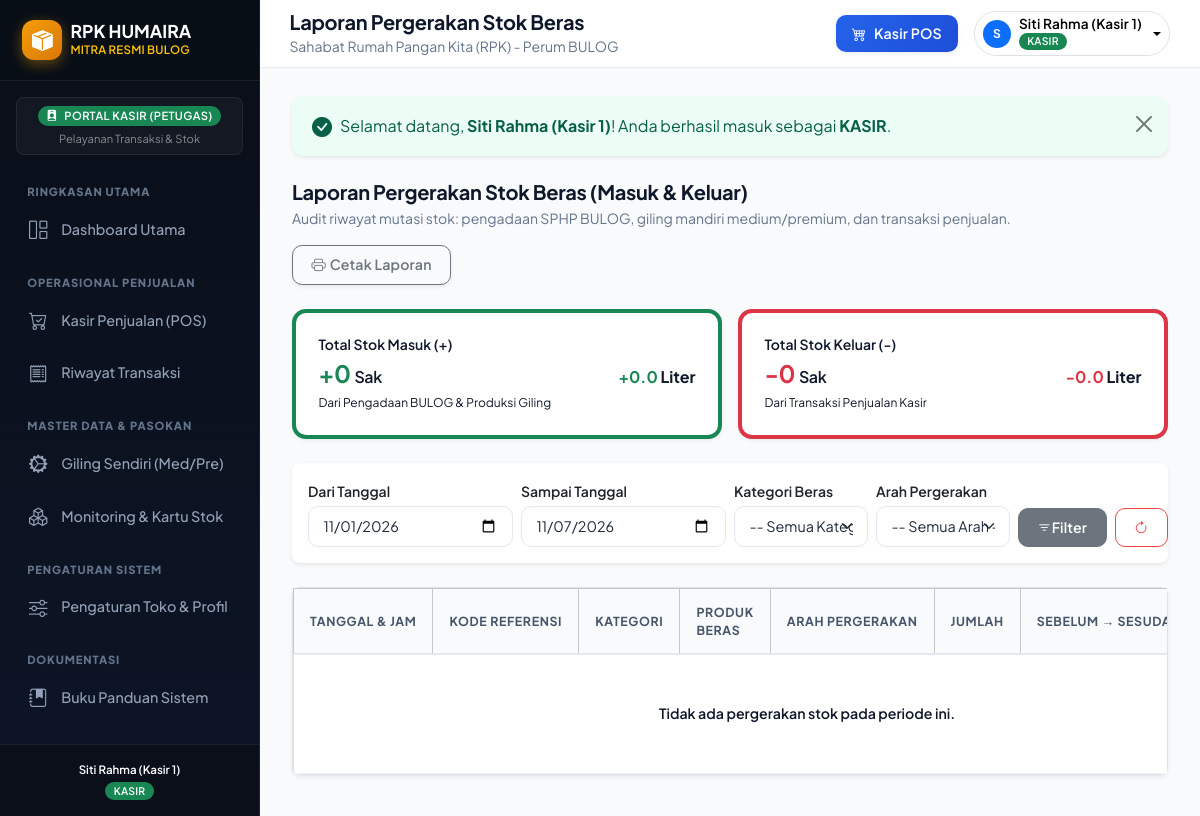
The app's page /modules/laporan/stok.php (signed in) with its own data.
### tables this page shows
CREATE TABLE `app_menu` (
  `id_menu` INT AUTO_INCREMENT PRIMARY KEY,
  `kode_menu` VARCHAR(50) NOT NULL UNIQUE,
  `nama_menu` VARCHAR(100) NOT NULL,
  `url` VARCHAR(255) NOT NULL,
  `icon` VARCHAR(50) NOT NULL DEFAULT 'bi-link-45deg',
  `kategori` VARCHAR(50) NOT NULL DEFAULT 'Lainnya',
  `urutan` INT NOT NULL DEFAULT 0,
  `akses_pemilik` TINYINT(1) NOT NULL DEFAULT 1,
  `akses_kasir` TINYINT(1) NOT NULL DEFAULT 0,
  `is_bawaan` TINYINT(1) NOT NULL DEFAULT 0,
  `is_active` TINYINT(1) NOT NULL DEFAULT 1,
  `created_at` TIMESTAMP DEFAULT CURRENT_TIMESTAMP
);

CREATE TABLE `users` (
  `id_user` INT AUTO_INCREMENT PRIMARY KEY,
  `username` VARCHAR(50) NOT NULL UNIQUE,
  `password` VARCHAR(255) NOT NULL,
  `nama_lengkap` VARCHAR(100) NOT NULL,
  `role` ENUM('pemilik', 'kasir') NOT NULL DEFAULT 'kasir',
  `no_hp` VARCHAR(25) NULL,
  `is_active` TINYINT(1) NOT NULL DEFAULT 1,
  `created_at` TIMESTAMP DEFAULT CURRENT_TIMESTAMP
);

CREATE TABLE `pengaturan` (
  `id` INT AUTO_INCREMENT PRIMARY KEY,
  `nama_toko` VARCHAR(100) NOT NULL DEFAULT 'RPK Humaira',
  `mitra` VARCHAR(100) NOT NULL DEFAULT 'Rumah Pangan Kita - Perum BULOG',
  `alamat` TEXT NOT NULL,
  `telepon` VARCHAR(30) NOT NULL DEFAULT '0812-3456-7890',
  `nama_pemilik` VARCHAR(100) NOT NULL DEFAULT 'Hj. Humaira',
  `maks_sphp_harian_per_orang` INT NOT NULL DEFAULT 5,  
  `kuota_mingguan_sphp_kg` DECIMAL(10,2) NOT NULL DEFAULT 2000.00,  
  `pesan_struk` TEXT NULL
);

### config/auth.php (called while the page is built, shortened)
<?php
require_once __DIR__ . '/app.php';
function is_pemilik() {
    return isset($_SESSION['user_role']) && in_array($_SESSION['user_role'], ['pemilik', 'admin']);
}
function current_user() {
    global $conn;
    $uid = (int)$_SESSION['user_id'];
    if (isset($conn) && $conn instanceof mysqli) {
        $u = query_single("SELECT * FROM users WHERE id_user = $uid LIMIT 1");
        if ($u) {
            return $u;
        }
    }
    return [
        'id_user' => $_SESSION['user_id'],
        'username' => $_SESSION['username'],
        'nama_lengkap' => $_SESSION['nama_lengkap'],
        'role' => $_SESSION['user_role'],
        'no_hp' => $_SESSION['user_hp'] ?? ''
    ];
}

### config/menu_helper.php (called while the page is built, shortened)
<?php
require_once __DIR__ . '/database.php';
function ensure_menu_table_exists() {
    $sql = "CREATE TABLE IF NOT EXISTS `app_menu` (
        `id_menu` INT AUTO_INCREMENT PRIMARY KEY,
        `kode_menu` VARCHAR(50) NOT NULL UNIQUE,
        `nama_menu` VARCHAR(100) NOT NULL,
        `url` VARCHAR(255) NOT NULL,
        `icon` VARCHAR(50) NOT NULL DEFAULT 'bi-link-45deg',
        `kategori` VARCHAR(50) NOT NULL DEFAULT 'Lainnya',
        `urutan` INT NOT NULL DEFAULT 0,
        `akses_pemilik` TINYINT(1) NOT NULL DEFAULT 1,
        `akses_kasir` TINYINT(1) NOT NULL DEFAULT 0,
        `is_bawaan` TINYINT(1) NOT NULL DEFAULT 0,
        `is_active` TINYINT(1) NOT NULL DEFAULT 1,
        `created_at` TIMESTAMP DEFAULT CURRENT_TIMESTAMP
    ) ENGINE=InnoDB DEFAULT CHARSET=utf8mb4;";
    $cek = query_single("SELECT COUNT(*) as total FROM app_menu");
}
function get_sidebar_menus_by_role($user_role = 'kasir') {
    ensure_menu_table_exists();
    $role = ($user_role === 'pemilik' || $user_role === 'admin') ? 'pemilik' : 'kasir';
    $kolom_akses = ($role === 'pemilik') ? 'akses_pemilik' : 'akses_kasir';
    $sql = "SELECT * FROM app_menu
            WHERE is_active = 1 AND $kolom_akses = 1
            ORDER BY urutan ASC, id_menu ASC";
    $menus = query($sql);
    $grouped = [];
    foreach ($menus as $m) {
        $kat = !empty($m['kategori']) ? $m['kategori'] : 'Menu Lainnya';
        if (!isset($grouped[$kat])) {
            $grouped[$kat] = [];
        }
        $grouped[$kat][] = $m;
    }
    return $grouped;
}
function format_menu_url($url) {
    return BASE_URL . '/' . ltrim($url, '/');
}

### config/database.php (called while the page is built, shortened)
<?php
$host_header = $_SERVER['HTTP_HOST'] ?? '';
$is_local = (
    in_array($host_header, ['localhost', '127.0.0.1']) ||
    strpos($host_header, 'localhost:') === 0 ||
    strpos($host_header, '127.0.0.1:') === 0 ||
    (php_sapi_name() === 'cli' && empty($host_header))
);
if ($is_local) {
    $db_host = '127.0.0.1';
    $db_user = 'root';
    $db_pass = '';
    $db_name = 'db_rpk_humaira';
} else {
    $db_host = 'localhost';
    $db_user = 'USER_DATABASE_HOSTING';
    $db_pass = 'PASSWORD_DB_HOSTING';
    $db_name = 'NAMA_DATABASE_HOSTING';
}
$conn = @new mysqli($db_host, $db_user, $db_pass, $db_name);
$conn->set_charset("utf8mb4");
function query($sql) {
    global $conn;
    $result = $conn->query($sql);
    $rows = [];
    while ($row = $result->fetch_assoc()) {
        $rows[] = $row;
    }
    return $rows;
}
function query_single($sql) {
    global $conn;
    $result = $conn->query($sql);
    return $result->fetch_assoc();
}

### config/app.php (called while the page is built, shortened)
<?php
require_once __DIR__ . '/database.php';
require_once __DIR__ . '/menu_helper.php';
$toko_info = query_single("SELECT * FROM pengaturan WHERE id = 1 LIMIT 1");

### modules/laporan/stok.php (the view, shortened to what this page needs)
<?php
$page_title = 'Laporan Pergerakan Stok Beras';
$active_menu = 'lap_stok';
require_once __DIR__ . '/../../config/auth.php';
$tgl_mulai = $_GET['tgl_mulai'] ?? date('Y-m-01');
$tgl_selesai = $_GET['tgl_selesai'] ?? date('Y-m-d');
$where = "WHERE DATE(r.created_at) BETWEEN '$tgl_mulai' AND '$tgl_selesai'";
$sql = "SELECT r.*, p.nama_produk, p.satuan, p.is_eceran, k.kode_kategori, k.nama_kategori, u.nama_lengkap as nama_petugas
        FROM riwayat_stok r
        JOIN produk p ON r.id_produk = p.id_produk
        JOIN kategori_beras k ON p.id_kategori = k.id_kategori
        LEFT JOIN users u ON r.id_user = u.id_user
        $where
        ORDER BY r.created_at DESC, r.id_riwayat DESC";
$pergerakan_list = query($sql);
$total_masuk_sak = 0;
$total_masuk_liter = 0;
$total_keluar_sak = 0;
$total_keluar_liter = 0;
require_once __DIR__ . '/../../includes/header.php';
?>
<div class="d-flex flex-wrap justify-content-between align-items-center gap-3 mb-4 no-print">
  <div>
    <h5 class="fw-bold mb-1">Laporan Pergerakan Stok Beras (Masuk & Keluar)</h5>
    <p class="text-muted small mb-0">Audit riwayat mutasi stok: pengadaan SPHP BULOG, giling mandiri medium/premium, dan transaksi penjualan.</p>
  </div>
  <button type="button" class="btn btn-outline-secondary shadow-sm" onclick="window.print()">
    <i class="bi bi-printer me-1"></i> Cetak Laporan
  </button>
</div>
<div class="row g-3 mb-4 no-print">
  <div class="col-md-6">
    <div class="stat-card border-start border-4 border-success">
      <div class="text-dark small fw-semibold">Total Stok Masuk (+)</div>
      <div class="d-flex justify-content-between align-items-baseline mt-1">
        <h4 class="fw-bold text-success mb-0">+<?= number_format($total_masuk_sak) ?> <span class="fs-6 text-dark fw-semibold">Sak</span></h4>
        <span class="fw-bold text-success">+<?= number_format($total_masuk_liter, 1) ?> <span class="text-dark">Liter</span></span>
      </div>
      <small class="text-dark" style="font-size: 0.75rem;">Dari Pengadaan BULOG & Produksi Giling</small>
    </div>
  </div>
  <div class="col-md-6">
    <div class="stat-card border-start border-4 border-danger">
      <div class="text-dark small fw-semibold">Total Stok Keluar (-)</div>
      <div class="d-flex justify-content-between align-items-baseline mt-1">
        <h4 class="fw-bold text-danger mb-0">-<?= number_format($total_keluar_sak) ?> <span class="fs-6 text-dark fw-semibold">Sak</span></h4>
        <span class="fw-bold text-danger">-<?= number_format($total_keluar_liter, 1) ?> <span class="text-dark">Liter</span></span>
      </div>
      <small class="text-dark" style="font-size: 0.75rem;">Dari Transaksi Penjualan Kasir</small>
    </div>
  </div>
</div>
<div class="card border-0 shadow-sm rounded-3 mb-4 no-print">
  <div class="card-body p-3">
    <form method="GET" action="" class="row g-2 align-items-end">
      <div class="col-md-3">
        <label class="form-label small mb-1 fw-semibold">Dari Tanggal</label>
        <input type="date" name="tgl_mulai" class="form-control form-control-sm" value="<?= htmlspecialchars($tgl_mulai) ?>">
      </div>
      <div class="col-md-3">
        <label class="form-label small mb-1 fw-semibold">Sampai Tanggal</label>
        <input type="date" name="tgl_selesai" class="form-control form-control-sm" value="<?= htmlspecialchars($tgl_selesai) ?>">
      </div>
      <div class="col-md-2">
        <label class="form-label small mb-1 fw-semibold">Kategori Beras</label>
        <select name="kategori" class="form-select form-select-sm">
          <option value="">-- Semua Kategori --</option>
        </select>
      </div>
      <div class="col-md-2">
        <label class="form-label small mb-1 fw-semibold">Arah Pergerakan</label>
        <select name="jenis" class="form-select form-select-sm">
          <option value="">-- Semua Arah --</option>
        </select>
      </div>
      <div class="col-md-2 d-flex gap-2">
        <button type="submit" class="btn btn-secondary btn-sm flex-fill"><i class="bi bi-filter"></i> Filter</button>
        <a href="<?= BASE_URL ?>/modules/laporan/stok.php" class="btn btn-outline-danger btn-sm"><i class="bi bi-arrow-clockwise"></i></a>
      </div>
    </form>
  </div>
</div>
<div class="card border shadow-sm rounded-3">
  <div class="table-responsive">
    <table class="table table-bordered table-hover table-custom mb-0 align-middle">
      <thead class="table-light">
        <tr class="text-center align-middle">
          <th style="width: 11%;" class="text-nowrap">Tanggal & Jam</th>
          <th style="width: 14%;" class="text-nowrap">Kode Referensi</th>
          <th style="width: 9%;" class="text-nowrap">Kategori</th>
          <th style="width: 18%;" class="text-start">Produk Beras</th>
          <th style="width: 12%;" class="text-nowrap">Arah Pergerakan</th>
          <th style="width: 9%;" class="text-end text-nowrap">Jumlah</th>
          <th style="width: 11%;" class="text-nowrap">Sebelum &rarr; Sesudah</th>
        </tr>
      </thead>
      <tbody>
        <?php if (empty($pergerakan_list)): ?>
          <tr><td colspan="<?= is_pemilik() ? 9 : 8 ?>" class="text-center py-5 text-dark fw-semibold">Tidak ada pergerakan stok pada periode ini.</td></tr>
        <?php endif; ?>
      </tbody>
    </table>
  </div>
</div>
<?php require_once __DIR__ . '/../../includes/footer.php'; ?>

### includes/header.php (shortened to what this page needs)
<?php
$page_title = $page_title ?? 'Sistem RPK Humaira';
$active_menu = $active_menu ?? '';
?>
<!DOCTYPE html>
<html lang="id">
<head>
  <link href="https://cdn.jsdelivr.net/npm/bootstrap@5.3.2/dist/css/bootstrap.min.css" rel="stylesheet">
  <link rel="stylesheet" href="https://cdn.jsdelivr.net/npm/bootstrap-icons@1.11.3/font/bootstrap-icons.min.css">
  <link rel="stylesheet" href="<?= BASE_URL ?>/assets/css/style.css">
</head>
<body>
<div class="app-wrapper">
  <?php require_once __DIR__ . '/sidebar.php'; ?>
  <div class="main-content">
    <header class="top-navbar no-print">
      <div class="d-flex align-items-center gap-3">
        <div>
          <h5 class="mb-0 fw-bold text-dark"><?= htmlspecialchars($page_title) ?></h5>
          <small class="text-muted d-none d-md-inline"><?= htmlspecialchars($toko_info['mitra'] ?? 'RPK Humaira') ?></small>
        </div>
      </div>
      <div class="d-flex align-items-center gap-3">
        <a href="<?= BASE_URL ?>/modules/kasir/index.php" class="btn btn-primary btn-sm px-3 shadow-sm d-flex align-items-center gap-2">
          <i class="bi bi-cart4"></i>
          <span class="d-none d-sm-inline fw-semibold">Kasir POS</span>
        </a>
        <div class="dropdown">
          <button class="btn btn-light btn-sm border dropdown-toggle d-flex align-items-center gap-2 px-2 py-1" type="button" data-bs-toggle="dropdown">
            <div class="bg-primary text-white rounded-circle d-flex align-items-center justify-content-center" style="width: 28px; height: 28px; font-size: 12px; font-weight: bold;">
              <?= strtoupper(substr($user['nama_lengkap'] ?? 'U', 0, 1)) ?>
            </div>
            <div class="text-start d-none d-md-block" style="line-height: 1.2;">
              <span class="d-block fw-semibold" style="font-size: 0.85rem;"><?= htmlspecialchars($user['nama_lengkap'] ?? 'Pengguna') ?></span>
              <span class="badge <?= ($user['role'] ?? '') === 'pemilik' ? 'bg-primary' : 'bg-success' ?>" style="font-size: 0.65rem;">
                <?= strtoupper($user['role'] ?? 'KASIR') ?>
              </span>
            </div>
          </button>
        </div>
      </div>
    </header>
    <main class="content-body">
      <?php require_once __DIR__ . '/alerts.php'; ?>

### includes/sidebar.php (shortened to what this page needs)
<?php
$active_menu = $active_menu ?? '';
$user_role = $_SESSION['user_role'] ?? 'kasir';
$is_admin = is_pemilik();
$user = current_user();
$menu_grouped = [];
if (function_exists('get_sidebar_menus_by_role')) {
    $menu_grouped = get_sidebar_menus_by_role($user_role);
}
?>
<aside class="sidebar no-print" id="appSidebar">
  <div class="sidebar-brand d-flex justify-content-between align-items-center">
    <div class="d-flex align-items-center gap-2">
      <div class="logo-icon">
        <i class="bi bi-box-seam-fill"></i>
      </div>
      <div>
        <div class="text-white fw-bold" style="font-size: 1.1rem; line-height: 1.1;">RPK HUMAIRA</div>
        <div class="text-warning fw-semibold" style="font-size: 0.72rem; letter-spacing: 0.02em;">MITRA RESMI BULOG</div>
      </div>
    </div>
  </div>
  <div class="px-3 pt-3 pb-2">
    <div class="p-2 rounded-3 text-center" style="background: rgba(255, 255, 255, 0.04); border: 1px solid rgba(255, 255, 255, 0.07);">
      <div class="d-flex align-items-center justify-content-center gap-1">
        <span class="badge <?= $is_admin ? 'bg-primary' : 'bg-success' ?> px-2 py-1" style="font-size: 0.7rem; letter-spacing: 0.4px;">
          <i class="bi <?= $is_admin ? 'bi-shield-lock-fill' : 'bi-person-badge-fill' ?> me-1"></i>
          <?= $is_admin ? 'PORTAL ADMIN / PEMILIK' : 'PORTAL KASIR (PETUGAS)' ?>
        </span>
      </div>
      <small class="text-white-50 d-block mt-1" style="font-size: 0.7rem;">
        <?= $is_admin ? 'Akses Penuh Seluruh Sistem' : 'Pelayanan Transaksi & Stok' ?>
      </small>
    </div>
  </div>
  <nav class="sidebar-menu pt-1">
    <?php if (!empty($menu_grouped)): ?>
      <?php foreach ($menu_grouped as $kategori => $items): ?>
        <div class="menu-category"><?= htmlspecialchars($kategori) ?></div>
        <?php foreach ($items as $m): ?>
          <?php
            $is_active_link = ($active_menu === $m['kode_menu']);
            $url_href = format_menu_url($m['url']);
            $is_external = (strpos($m['url'], 'http://') === 0 || strpos($m['url'], 'https://') === 0);
          ?>
          <a href="<?= $url_href ?>" <?= $is_external ? 'target="_blank"' : '' ?> class="sidebar-link <?= $is_active_link ? 'active' : '' ?>">
            <i class="bi <?= htmlspecialchars($m['icon'] ?: 'bi-link-45deg') ?>"></i>
            <span><?= htmlspecialchars($m['nama_menu']) ?></span>
          </a>
        <?php endforeach; ?>
      <?php endforeach; ?>
    <?php endif; ?>
  </nav>
  <div class="sidebar-footer text-center">
    <div class="small text-white-50" style="font-size: 0.72rem;">
      <span class="fw-semibold text-white"><?= htmlspecialchars($user['nama_lengkap'] ?? 'Pengguna') ?></span><br>
      <span class="badge <?= $is_admin ? 'bg-primary' : 'bg-success' ?> mt-1" style="font-size: 0.65rem;">
        <?= strtoupper($user_role) ?>
      </span>
    </div>
  </div>
</aside>

### includes/header.php (style rules this page uses)
body { font-family: 'Plus Jakarta Sans', sans-serif; }

### records on screen
app_menu: nama_menu "Dashboard Utama"
app_menu: nama_menu "Kasir Penjualan (POS)"
app_menu: nama_menu "Riwayat Transaksi"
app_menu: nama_menu "Giling Sendiri (Med/Pre)"
app_menu: nama_menu "Monitoring & Kartu Stok"
app_menu: nama_menu "Pengaturan Toko & Profil"
app_menu: nama_menu "Buku Panduan Sistem"
users: nama_lengkap "Siti Rahma (Kasir 1)", nama_lengkap "S", role "KASIR"
pengaturan: mitra "Sahabat Rumah Pangan Kita (RPK) - Perum BULOG"

### other values on screen
$kategori "RINGKASAN UTAMA"
$kategori "OPERASIONAL PENJUALAN"
$kategori "MASTER DATA & PASOKAN"
$kategori "PENGATURAN SISTEM"
$kategori "DOKUMENTASI"
$user_role "KASIR"
$page_title "Laporan Pergerakan Stok Beras"
$flash['message'] "Selamat datang, Siti Rahma (Kasir 1) ! Anda berhasil masuk sebagai KASIR ."
$total_masuk_sak "0"
$total_masuk_liter "0.0"
$total_keluar_sak "0"
$total_keluar_liter "0.0"
